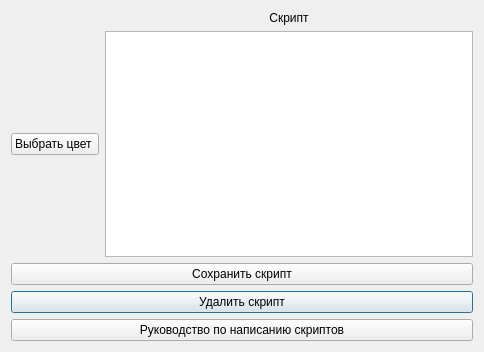
<?xml version="1.0" encoding="UTF-8"?>
<ui version="4.0">
 <class>ScriptEditor</class>
 <widget class="QDialog" name="ScriptEditor">
  <property name="geometry">
   <rect>
    <x>0</x>
    <y>0</y>
    <width>484</width>
    <height>352</height>
   </rect>
  </property>
  <property name="windowTitle">
   <string>Изменение скрипта</string>
  </property>
  <property name="whatsThis">
   <string/>
  </property>
  <layout class="QGridLayout" name="gridLayout">
   <item row="2" column="1">
    <widget class="QPlainTextEdit" name="scriptField">
     <property name="plainText">
      <string/>
     </property>
     <property name="placeholderText">
      <string>value == '...' </string>
     </property>
    </widget>
   </item>
   <item row="4" column="0" colspan="2">
    <widget class="QPushButton" name="deleteScriptButton">
     <property name="text">
      <string>Удалить скрипт</string>
     </property>
    </widget>
   </item>
   <item row="2" column="0">
    <widget class="QPushButton" name="colorPickerButton">
     <property name="text">
      <string>Выбрать цвет </string>
     </property>
    </widget>
   </item>
   <item row="3" column="0" colspan="2">
    <widget class="QPushButton" name="saveScriptButton">
     <property name="text">
      <string>Сохранить скрипт</string>
     </property>
    </widget>
   </item>
   <item row="0" column="1">
    <widget class="QLabel" name="label">
     <property name="text">
      <string>Скрипт</string>
     </property>
     <property name="alignment">
      <set>Qt::AlignCenter</set>
     </property>
    </widget>
   </item>
   <item row="5" column="0" colspan="2">
    <widget class="QPushButton" name="guideButton">
     <property name="text">
      <string>Руководство по написанию скриптов</string>
     </property>
    </widget>
   </item>
  </layout>
 </widget>
 <resources/>
 <connections/>
</ui>
